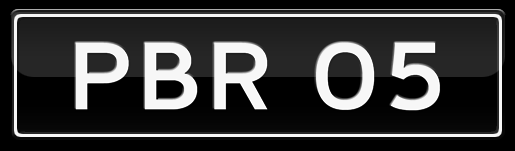
#> input picture no3.png, 515 x 151 px
$ jupyter execute '41521110006_Muhamad Adam.part2.ipynb'
#> lines starting #> are read from the running program, lines starting #| are printed output that depends on the picture
Github Repo:
https://github.com/adam080880/tb2-image-processing/blob/main/tb2.ipynb

Soal no 5
Kerjakan pengolahan citra gambar dibawah ini menggunakan Operator Sobel, dengan sobel_x array ([-1,1,1],[-2,1,2],[-1,1,1]) dan sobel_y array ([-1,2,1],[0,1,0],[1,2,1])

[cell 1]
import cv2
import numpy as np
import matplotlib.pyplot as plt

# Baca gambar dan ubah ke grayscale
img = cv2.imread('no3.png')
#> img is the input picture: shape (151, 515, 3); min 0, max 255, mean 56.9
gray = cv2.cvtColor(img, cv2.COLOR_BGR2GRAY)

# Definisikan kernel Sobel
sobel_x = np.array([
    [-1, 1, 1],
    [-2, 1, 2],
    [-1, 1, 1]
], dtype=np.float32)

sobel_y = np.array([
    [-1, 2, 1],
    [ 0, 1, 0],
    [ 1, 2, 1]
], dtype=np.float32)

# Konvolusi (filtering) dengan kernel
grad_x = cv2.filter2D(gray, -1, sobel_x)
grad_y = cv2.filter2D(gray, -1, sobel_y)

# Hitung magnitude gradien (gabungan sobel x dan y)
magnitude = cv2.magnitude(grad_x.astype(np.float32), grad_y.astype(np.float32))
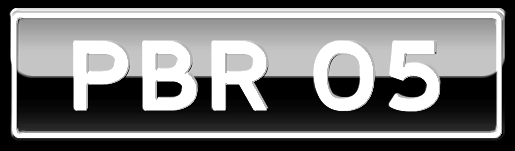
#> magnitude: shape (151, 515) float32; min 0, max 360.6, mean 171.1; drawn with min black and max white
magnitude = cv2.convertScaleAbs(magnitude)  # ubah ke uint8 agar bisa ditampilkan

# Tampilkan hasil
plt.subplot(1, 3, 1)
plt.title('Sobel X')
plt.imshow(grad_x, cmap='gray')
plt.axis('off')
plt.subplot(1, 3, 2)
plt.title('Sobel Y')
plt.imshow(grad_y, cmap='gray')
plt.axis('off')
plt.subplot(1, 3, 3)
plt.title('Magnitude Gradien')
plt.imshow(magnitude, cmap='gray')
plt.axis('off')
plt.show()

Soal no 6
Kerjakan pengolahan citra menggunakan konvolusi fungsi 2D dan tampilkan histogram citranya pada citra bunga matahari

[cell 2]
import numpy as np
import matplotlib.pyplot as plt

def load_image(path):
    # Baca sebagai grayscale
#> called with path = './BungaMatahari.jpg'
    return cv2.imread(path, cv2.IMREAD_GRAYSCALE)
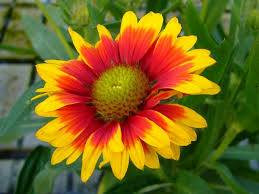
#> input picture BungaMatahari.jpg, 259 x 194 px
#> returned value: shape (194, 259); min 0, max 247, mean 98.8

def original(path):
    # Baca sebagai RGB agar warnanya benar untuk ditampilkan
    img_bgr = cv2.imread(path)
    return cv2.cvtColor(img_bgr, cv2.COLOR_BGR2RGB)

#installing the library or creating file activation.py
#with the following function and other functions needed in your code.
#The content of the file activation.py would be:
#import numpy as np
def relu(x):
    return np.maximum(0, x)

# Remove the import statement and Activation class instantiation
#from activation_function import Activation
#ac = Activation()

data = './BungaMatahari.jpg'
image_pad = np.pad(load_image(data), (2,2), mode='constant', constant_values=0)
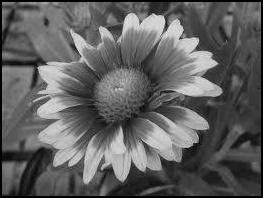
#> image_pad: shape (198, 263); min 0, max 247, mean 95.3
print('Image with padding:',image_pad.shape)
#| Image with padding: (198, 263)


"""
Kernels (filters)
with size 3x3 for edge detection
"""

kernel_1 = np.array([[1, 0, -1], [0, 0, 0], [-1, 0, 1]])
kernel_2 = np.array([[0, 1, 0], [1, -4, 1], [0, 1, 0]])
kernel_3 = np.array([[-1, -1, -1], [-1, 8, -1], [-1, -1, -1]])

print("Kernel 3x3 : ",kernel_1.shape,kernel_2.shape,kernel_3.shape)

# Preparing zero output arrays for filtered images


output_image1 = np.zeros(load_image(data).shape)
#> output_image1: shape (194, 259) float64; every value is 0
output_image2 = np.zeros(load_image(data).shape)
output_image3 = np.zeros(load_image(data).shape)


def pixels(arr):
    """

    Values that are more than 255

    """
    # Creating an empty array
    empty = np.empty(arr.shape)
    # Filling array with 255 value for all elements
    empty.fill(255)
    # has to be less than appropriate element in 'empty'
    result = np.where(arr < empty, arr, empty)
    return result

# Implementing convolution operation for Edge detection for GrayScale image

for i in range(image_pad.shape[0]-4):
    for j in range(image_pad.shape[1]-4):
        input_image = image_pad[i:i+3, j:j+3]
        output_image1[i,j] = np.sum(input_image*kernel_1)
        output_image2[i,j] = np.sum(input_image*kernel_2)
        output_image3[i, j] = np.sum(input_image * kernel_3)
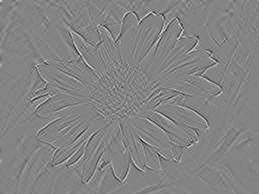
#> output_image1: shape (194, 259) float64; min -239, max 222, mean 0; drawn with min black and max white
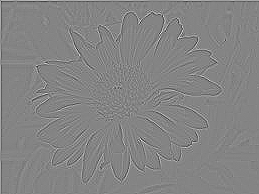
#> output_image2: shape (194, 259) float64; min -373, max 345, mean 0; drawn with min black and max white
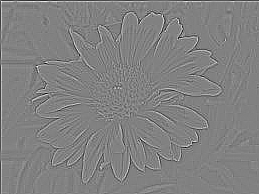
#> output_image3: shape (194, 259) float64; min -684, max 662, mean 0; drawn with min black and max white


#Instead of ac.relu use relu directly since it is already defined
output_image1 = pixels(relu(output_image1))
#> in pixels, `empty = np.empty(arr.shape)`:
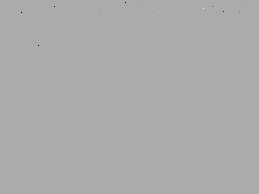
#> empty: shape (194, 259) float64; 0% of the values are NaN or infinite; the others: min -9.08e+307, max 4.42e+307, mean -inf; drawn with min black, max white, NaN and infinite black
#> in pixels, `empty.fill(255)`: empty: shape (194, 259) float64; every value is 255
output_image2 = pixels(relu(output_image2))
output_image3 = pixels(relu(output_image3))
#> in original, img_bgr is the input picture: shape (194, 259, 3); mean B, G, R 32, 100.8, 120.4

def show_histogram(hist, title='Histogram gambar kameramen'):
#> called with hist = array of shape (256, 1), title = 'Histogram Bunga Matahari'
    plt.subplot(1, 2, 2)
    plt.plot(hist)
    plt.xlim([0, 256])
    plt.xlabel('Intensity Value')
    plt.ylabel('Probability')
    plt.title(title)
    plt.subplots_adjust(wspace=0.5)
    plt.show()
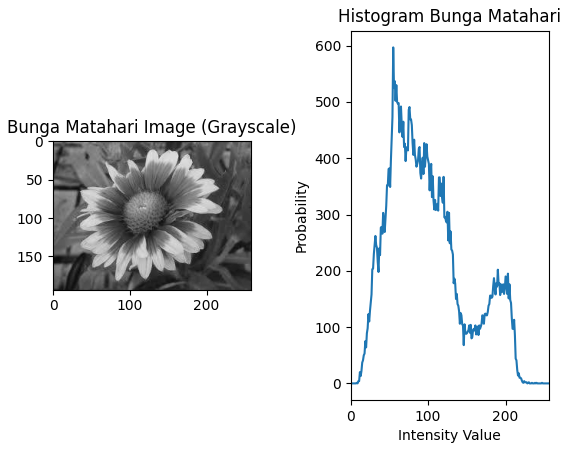
#> figure drawn by matplotlib, 2 panels; panel 2: curve peaks at x = 55, y = 597


def Conv():
    f, axarr = plt.subplots(2, 2, figsize=(10, 10))
    #plt.set_cmap('gray')
    f.suptitle('Kernel 3x3', fontsize=16)
    axarr[0, 0].imshow(original(data))
    axarr[0,0].set_ylabel('Original image')
    #
    axarr[0, 1].imshow(output_image1)

    #
    axarr[1, 0].imshow(output_image2)

    #
    axarr[1, 1].imshow(output_image3)

    plt.show()
Conv()

# Histogram-nya
# convert to grayscale dulu foto bunga mataharinya
img_bunga = cv2.imread(data, cv2.IMREAD_GRAYSCALE)
plt.figure()
plt.subplot(1, 2, 1)
plt.title('Bunga Matahari Image (Grayscale)')
plt.imshow(img_bunga, cmap='gray')
show_histogram(cv2.calcHist([img_bunga], [0], None, [256], [0, 256]), 'Histogram Bunga Matahari')
plt.show()

Soal no 7
Kerjakan pengolahan citra menggunakan GrayScale, Image Smoothing Using Gaussain filter, Image sharpening using Laplacian filter dan Edge detection using Prewitt filter in y direction pada citra bola di lapangan

[cell 3]
ball = cv2.imread('./4.jpg', cv2.IMREAD_GRAYSCALE)
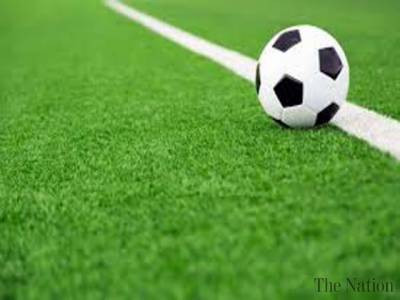
#> input picture 4.jpg, 400 x 300 px
#> ball: shape (300, 400); min 0, max 255, mean 127.3

# Grayscale
plt.figure()
f, axarr = plt.subplots(1, 4, figsize=(10, 10))
axarr[0].set_title('Ball Image (Grayscale)')
axarr[0].imshow(ball, cmap='gray')

# Image Smoothing using Gaussian Filter
def gaussian_filter(image, kernel_size=5, sigma=1.0):
    # Create a Gaussian kernel
#> called with kernel_size = 5, sigma = 1
    kernel = cv2.getGaussianKernel(kernel_size, sigma)
    kernel = np.outer(kernel, kernel.transpose())
    # Apply the Gaussian filter to the image
    smoothed_image = cv2.filter2D(image, -1, kernel)
    return smoothed_image
# Apply Gaussian filter
smoothed_ball = gaussian_filter(ball, kernel_size=5, sigma=1.0)

axarr[1].set_title('Gaussian Filter')
axarr[1].imshow(smoothed_ball, cmap='gray')

# Image Sharpening using Laplacian Filter
def laplacian_filter(image):
    # Create a Laplacian kernel
    kernel = np.array([[0, 1, 0], [1, -4, 1], [0, 1, 0]])
    # Apply the Laplacian filter to the image
    sharpened_image = cv2.filter2D(image, -1, kernel)
    return sharpened_image
# Apply Laplacian filter
sharpened_ball = laplacian_filter(ball)
axarr[2].set_title('Laplacian Filter')
axarr[2].imshow(sharpened_ball, cmap='gray')

# Edge Detection using Prewitt Filter in y direction
def prewitt_filter(image):
    # Create a Prewitt kernel
    kernel = np.array([[1, 0, -1], [1, 0, -1], [1, 0, -1]])
    # Apply the Prewitt filter to the image
    edge_image = cv2.filter2D(image, -1, kernel)
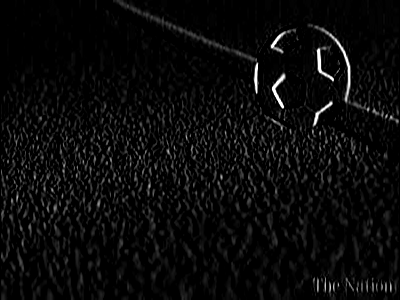
#> edge_image: shape (300, 400); min 0, max 255, mean 10.2
    return edge_image
# Apply Prewitt filter
prewitt_ball = prewitt_filter(ball)
axarr[3].set_title('Prewitt Filter')
axarr[3].imshow(prewitt_ball, cmap='gray')
plt.tight_layout()
plt.subplots_adjust(wspace=0.5)

plt.show()
